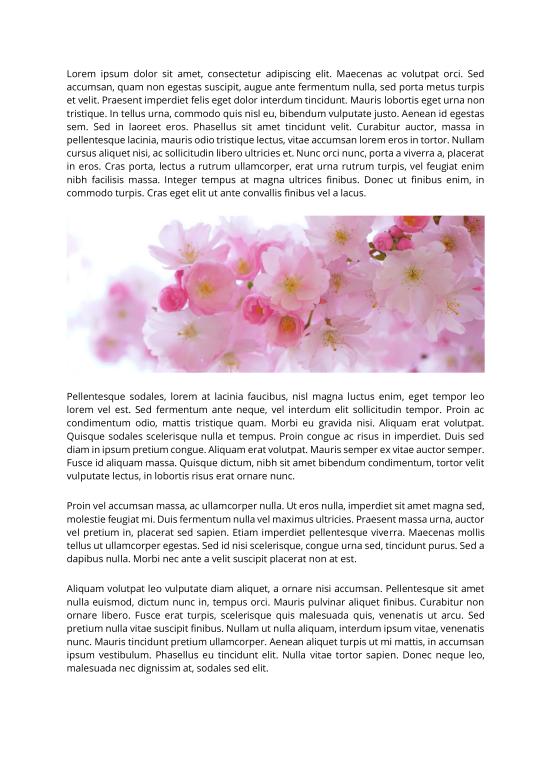
#> input picture 005.png, 1654 x 2339 px (shown at 1/3 size)
$ python taskb.py
#> lines starting #> are read from the running program, lines starting #| are printed output that depends on the picture; after the words box and inside, x2 and y2 are one past the last pixel; in counts of white or black regions, pixels touching at a corner belong together
# -*- coding: utf-8 -*-
"""
Created on Sat Dec 16 17:11:55 2023

@author: Jen
"""
#Task b: Paragraphs Extraction
import cv2
import numpy as np
import matplotlib.pyplot as plt

# Load the image
img = cv2.imread('005.png')
#> img is the input picture: shape (2339, 1654, 3); mean B, G, R 234.9, 231.7, 238.1

#Remove the graphics
#since the graphics are coloured, can filter them out before convert to grayscale
# Define HSV range for colors to be removed
lower_bound = np.array([1, 1, 1])
upper_bound = np.array([254, 254, 254])

# Convert BGR image to HSV
hsv = cv2.cvtColor(img, cv2.COLOR_BGR2HSV)
#> hsv: shape (2339, 1654, 3); mean H, S, V 22.6, 8.5, 238.3

# Create a mask to filter out colors
color_mask = cv2.inRange(hsv, lower_bound, upper_bound)
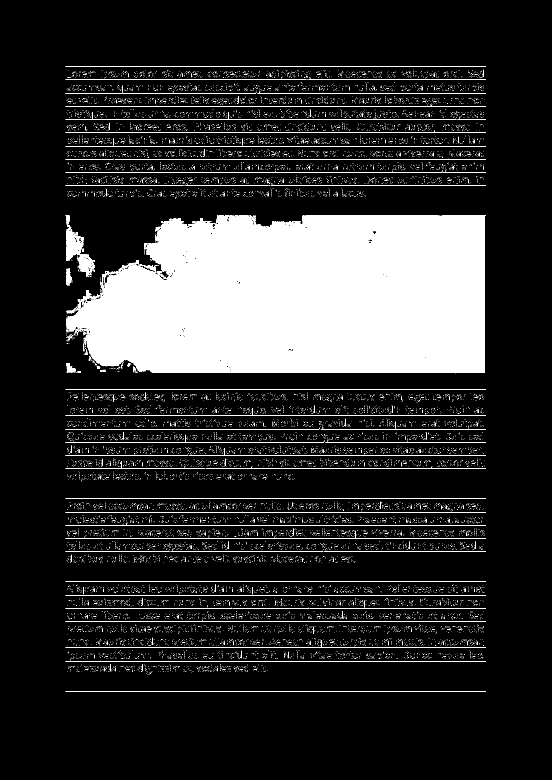
#> color_mask: shape (2339, 1654) (shown at 1/3 size); 15% white; 20953 white regions (20831 under 20 px), largest, box (x1, y1, x2, y2) and area: (199, 647, 1458, 1120) 507671, (198, 683, 251, 782) 2558, (233, 762, 284, 831) 1516

# Apply the mask to remove colored areas
img_no_color = cv2.bitwise_and(img, img, mask=~color_mask)

# Convert to grayscale
gray = cv2.cvtColor(img_no_color, cv2.COLOR_BGR2GRAY)

# Apply adaptive thresholding
thresh = cv2.adaptiveThreshold(gray, 255, cv2.ADAPTIVE_THRESH_GAUSSIAN_C,
                               cv2.THRESH_BINARY_INV, 41, 8)
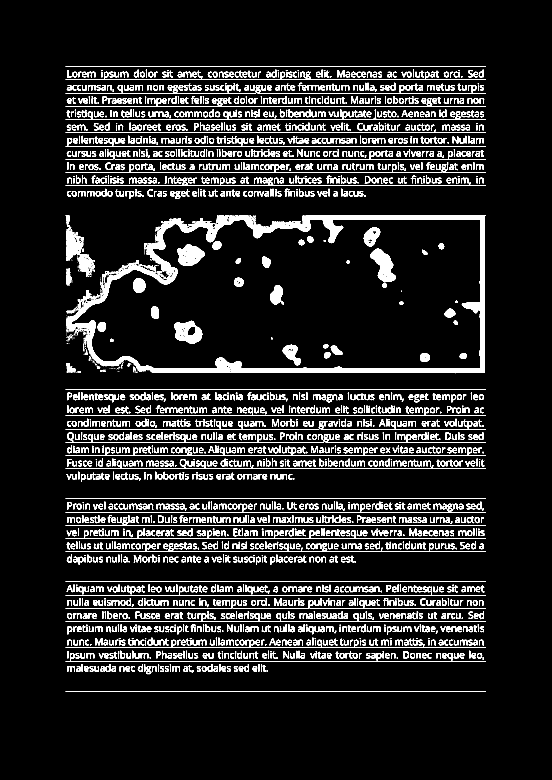
#> thresh: shape (2339, 1654) (shown at 1/3 size); 9% white; 3318 white regions (1161 under 20 px)

# Get contours (used for detecting tables)
contours, hierarchy = cv2.findContours(thresh, cv2.RETR_EXTERNAL,
                                       cv2.CHAIN_APPROX_NONE)
#> contours = 3220 contours, 1168 with area under 20; largest, box (x1, y1, x2, y2) and area: (199, 647, 1458, 1120) 512794, (198, 683, 251, 782) 2754, (233, 762, 284, 831) 1862, (196, 1591, 1458, 1616) 1214, (196, 1919, 1458, 1944) 818

# Create a mask for filling the table boxes
table_mask = np.zeros_like(gray)

# Fill only the table boxes in the mask
cv2.drawContours(table_mask, contours, -1, (255), thickness=cv2.FILLED)
#> table_mask: shape (2339, 1654); 21.2% white; 3220 white regions (1092 under 20 px), largest, box (x1, y1, x2, y2) and area: (199, 647, 1458, 1120) 515625, (198, 683, 251, 782) 3017, (196, 1591, 1458, 1616) 2666

# Create a copy of the original image to fill only the table boxes
img_with_tables_filled = img.copy()

# Fill only the table boxes in the original image
img_with_tables_filled[table_mask == 255] = 255

# Convert the filled image to grayscale
gray_filled = cv2.cvtColor(img_with_tables_filled, cv2.COLOR_BGR2GRAY)

# Now we have removed the tables

# Apply adaptive thresholding again
thresh_filled = cv2.adaptiveThreshold(gray_filled, 255,
                                      cv2.ADAPTIVE_THRESH_GAUSSIAN_C,
                                      cv2.THRESH_BINARY_INV, 41, 8)
#> thresh_filled: shape (2339, 1654); 0.65% white in thin lines or dots, all inside (x1, y1, x2, y2) = (200, 210, 1455, 2019)

# Closing morphological operation to close gaps between letters and words
kernel = np.ones((35, 35), np.uint8)
closing = cv2.morphologyEx(thresh_filled, cv2.MORPH_CLOSE, kernel)
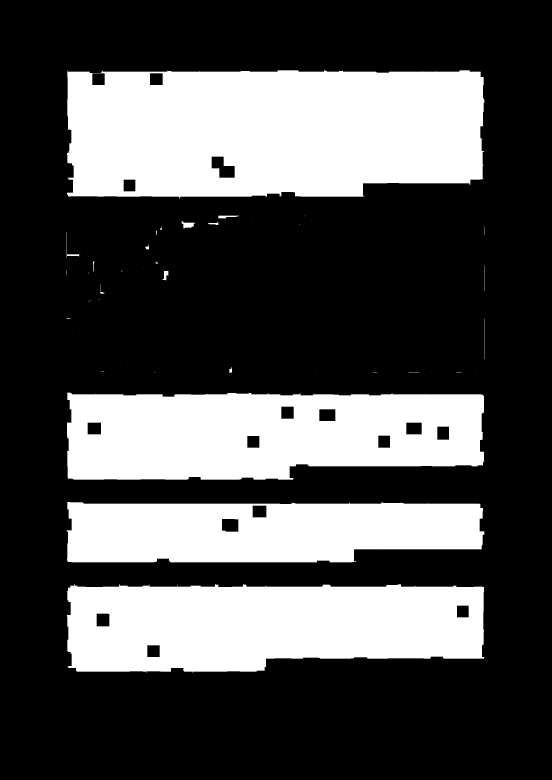
#> closing: shape (2339, 1654) (shown at 1/3 size); 31.4% white; 46 white regions (26 under 20 px)

# Find contours again after closing
contours_after_closing, _ = cv2.findContours(closing, cv2.RETR_EXTERNAL,
                                             cv2.CHAIN_APPROX_NONE)
#> contours_after_closing = 46 contours, 33 with area under 20; largest, box (x1, y1, x2, y2) and area: (201, 210, 1453, 596) 447394, (201, 1178, 1453, 1440) 291554, (200, 1753, 1453, 2019) 289185, (200, 1506, 1454, 1687) 201459, (545, 664, 585, 686) 446

# Filter contours after closing
filtered_contours_after_closing = [
    contour for contour in contours_after_closing
    if cv2.contourArea(contour) > 500
]
#> filtered_contours_after_closing = 4 contours; box (x1, y1, x2, y2) and area: (201, 210, 1453, 596) 447394, (201, 1178, 1453, 1440) 291554, (200, 1753, 1453, 2019) 289185, (200, 1506, 1454, 1687) 201459

# Sort contours based on their y-coordinate
sorted_contours = sorted(filtered_contours_after_closing,
                         key=lambda c: cv2.boundingRect(c)[1])
#> sorted_contours has the same summary as filtered_contours_after_closing

# Draw rectangles around paragraphs on the copied image
img_with_rectangles = img.copy()
for contour in sorted_contours:
    rect = cv2.minAreaRect(contour)
    box = cv2.boxPoints(rect)
    box = np.intp(box)
    cv2.drawContours(img_with_rectangles, [box], 0, (255, 0, 255), 3)
#> this loop made 4 passes
#> (rect, box) on passes 1 to 4: (((826.5, 402.5), (385, 1251), -90), [[1452, 595], [201, 595], [201, 210], [1452, 210]]), (((826.5, 1308.5), (261, 1251), -90), [[1452, 1439], [201, 1439], [201, 1178], [1452, 1178]]), (((826.5, 1596), (180, 1253), -90), [[1453, 1686], [200, 1686], [200, 1506], [1453, 1506]]), (((826, 1885.5), (265, 1252), -90), [[1452, 2018], [200, 2018], [200, 1753], [1452, 1753]])
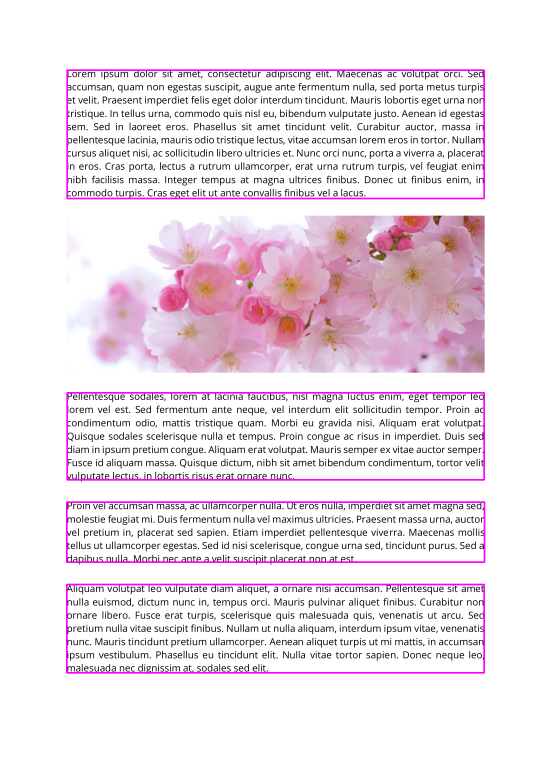
#> img_with_rectangles: shape (2339, 1654, 3) (shown at 1/3 size); 1.57% of pixels changed, all inside (x1, y1, x2, y2) = (198, 208, 1456, 2021)

# Path to a separate folder to save extracted paragraphs (change if needed)
path = "extractions"

# Save each paragraph as a separate image
for i, contour in enumerate(sorted_contours):
    x, y, w, h = cv2.boundingRect(contour)
    paragraph = img[y:y + h, x:x + w]
    cv2.imwrite(f'{path}\\paragraph_{i+1}.png', paragraph)
#> this loop made 4 passes
#> (x, y, w, h) on passes 1 to 4: (201, 210, 1252, 386), (201, 1178, 1252, 262), (200, 1506, 1254, 181), (200, 1753, 1253, 266)
#> pass 1, `paragraph = img[y:y + h, x:x + w]`:
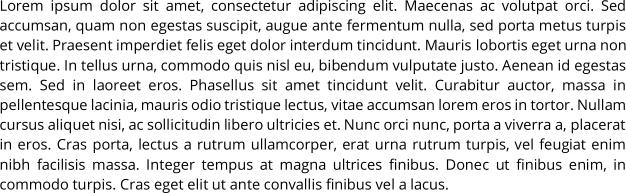
#> paragraph: shape (386, 1252, 3) (shown at 1/2 size); mean B, G, R 223.2, 223.1, 223.2
#> pass 2, `paragraph = img[y:y + h, x:x + w]`:
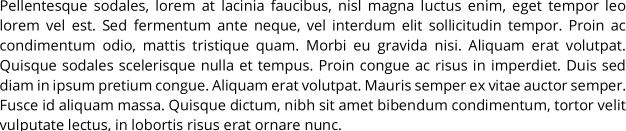
#> paragraph: shape (262, 1252, 3) (shown at 1/2 size); mean B, G, R 223.2, 223.2, 223.2
#> pass 3, `paragraph = img[y:y + h, x:x + w]`:
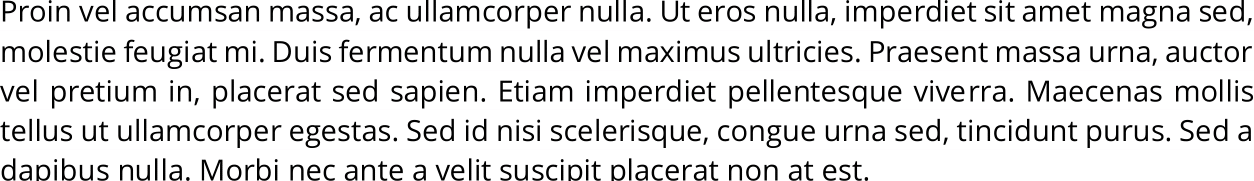
#> paragraph: shape (181, 1254, 3); mean B, G, R 221.2, 221.2, 221.2

# To visualize the results
plt.imshow(cv2.cvtColor(img, cv2.COLOR_BGR2RGB))
plt.title('Original image')
plt.show()

plt.imshow(thresh, cmap='gray')
plt.title('Thresholded image')
plt.show()

plt.imshow(closing, cmap='gray')
plt.title('After Closing')
plt.show()

plt.imshow(cv2.cvtColor(img_with_rectangles, cv2.COLOR_BGR2RGB))
plt.title('Detected Paragraphs')
plt.show()

$ run again, with 001.png copied over 005.png
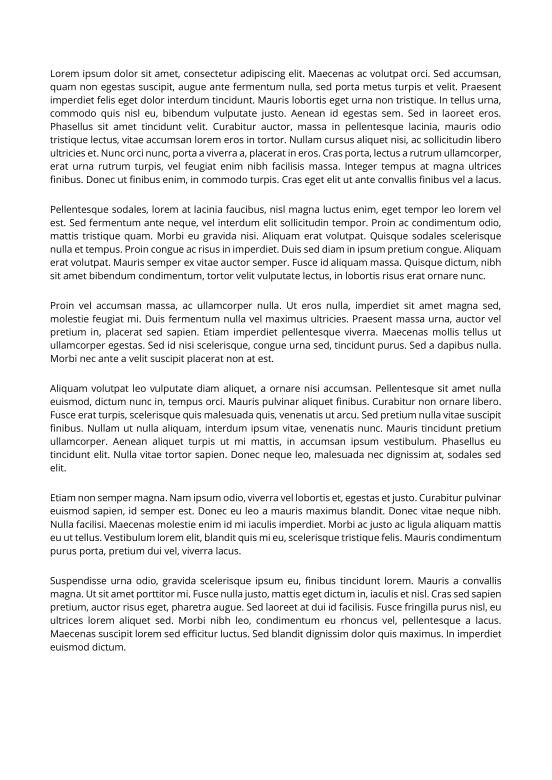
#> input picture 001.png, 1654 x 2339 px (shown at 1/3 size)
#> img is the input picture: shape (2339, 1654, 3); min 0, max 255, mean 239.1
#> hsv: shape (2339, 1654, 3); mean H, S, V 0, 0, 239.1
#> color_mask: shape (2339, 1654); every value is 0
#> `thresh = cv2.adaptiveThreshold(gray, 255, cv2.ADAPTIVE_THRESH_GAUSSIAN..`:
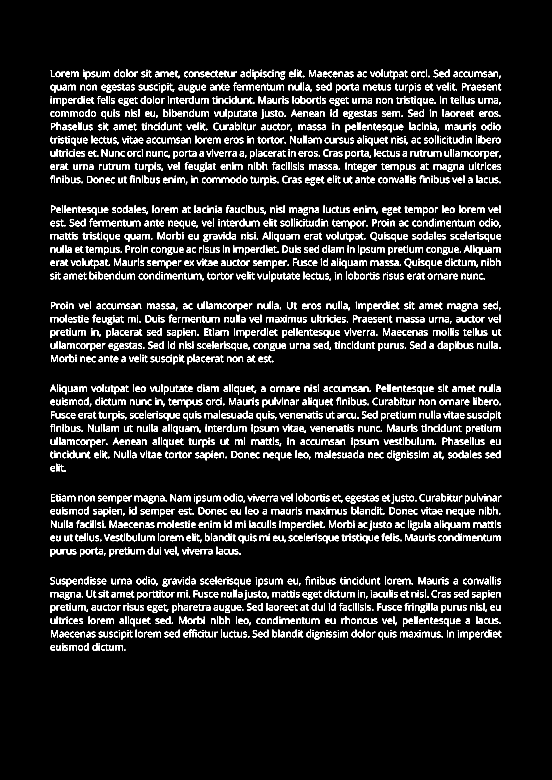
#> thresh: shape (2339, 1654) (shown at 1/3 size); 7.7% white; 3270 white regions (369 under 20 px)
#> contours = 3270 contours, 426 with area under 20; largest, box (x1, y1, x2, y2) and area: (1214, 776, 1234, 803) 347, (1112, 696, 1131, 723) 336, (1168, 1522, 1185, 1543) 291, (596, 1522, 613, 1543) 291, (437, 946, 454, 967) 291
#> table_mask: shape (2339, 1654); 9% white; 3270 white regions (369 under 20 px), largest, box (x1, y1, x2, y2) and area: (1214, 776, 1234, 803) 383, (1112, 696, 1131, 723) 371, (437, 946, 454, 967) 323
#> img_with_tables_filled: shape (2339, 1654, 3); 7.94% of pixels changed, all inside (x1, y1, x2, y2) = (150, 208, 1504, 1952)
#> thresh_filled: shape (2339, 1654); 0.93% white in thin lines or dots, all inside (x1, y1, x2, y2) = (150, 208, 1504, 1952)
#> closing: shape (2339, 1654); 42.5% white; 8 white regions (2 under 20 px)
#> contours_after_closing = 8 contours, 2 with area under 20; largest, box (x1, y1, x2, y2) and area: (150, 208, 1504, 557) 445630, (150, 1154, 1503, 1415) 288622, (151, 616, 1503, 842) 284710, (151, 1730, 1504, 1952) 239760, (152, 904, 1504, 1094) 205890, (151, 1482, 1503, 1671) 202802
#> filtered_contours_after_closing = 6 contours; box (x1, y1, x2, y2) and area: (150, 208, 1504, 557) 445630, (150, 1154, 1503, 1415) 288622, (151, 616, 1503, 842) 284710, (151, 1730, 1504, 1952) 239760, (152, 904, 1504, 1094) 205890, (151, 1482, 1503, 1671) 202802
#> sorted_contours has the same summary as filtered_contours_after_closing
#> the loop `for contour in sorted_contours:` made 6 passes
#> (rect, box) on passes 1 to 4: (((826.5, 382), (348, 1353), -90), [[1503, 556], [150, 556], [150, 208], [1503, 208]]), (((826.4, 728.2), (1351.2, 224.9), -0.108), [[151, 841], [150, 617], [1501, 614], [1502, 839]]), (((827.4, 997.9), (1351.2, 188.9), -0.14), [[152, 1094], [151, 905], [1502, 901], [1503, 1090]]), (((826, 1283.8), (1352.2, 259), -0.059), [[150, 1414], [149, 1155], [1501, 1153], [1502, 1412]])
#> the loop `for i, contour in enumerate(sorted_contours):` made 6 passes
#> (x, y, w, h) on passes 1 to 6: (150, 208, 1354, 349), (151, 616, 1352, 226), (152, 904, 1352, 190), (150, 1154, 1353, 261), (151, 1482, 1352, 189), (151, 1730, 1353, 222)
#> pass 3, `paragraph = img[y:y + h, x:x + w]`:
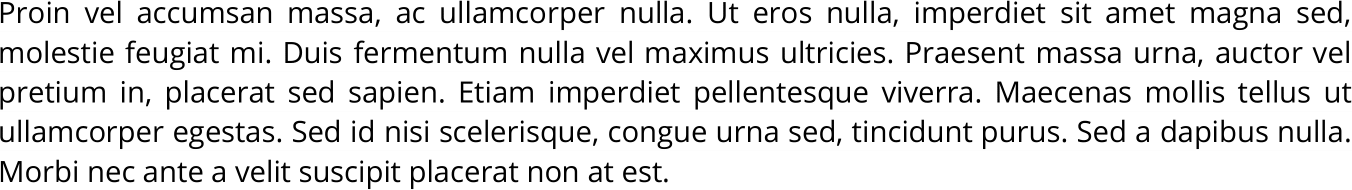
#> paragraph: shape (190, 1352, 3); min 0, max 255, mean 224.7

$ run again, with 002.png copied over 005.png
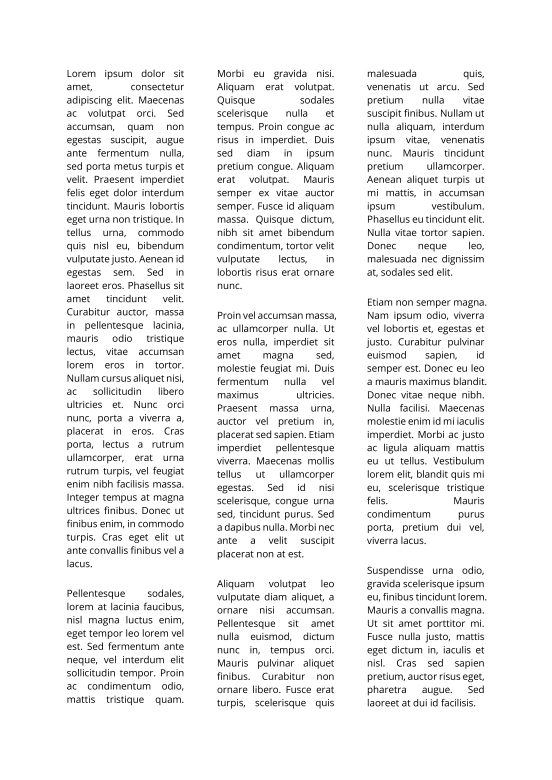
#> input picture 002.png, 1654 x 2339 px (shown at 1/3 size)
#> img is the input picture: shape (2339, 1654, 3); min 0, max 255, mean 240.2
#> hsv: shape (2339, 1654, 3); mean H, S, V 0, 0, 240.2
#> color_mask: shape (2339, 1654); every value is 0
#> `thresh = cv2.adaptiveThreshold(gray, 255, cv2.ADAPTIVE_THRESH_GAUSSIAN..`:
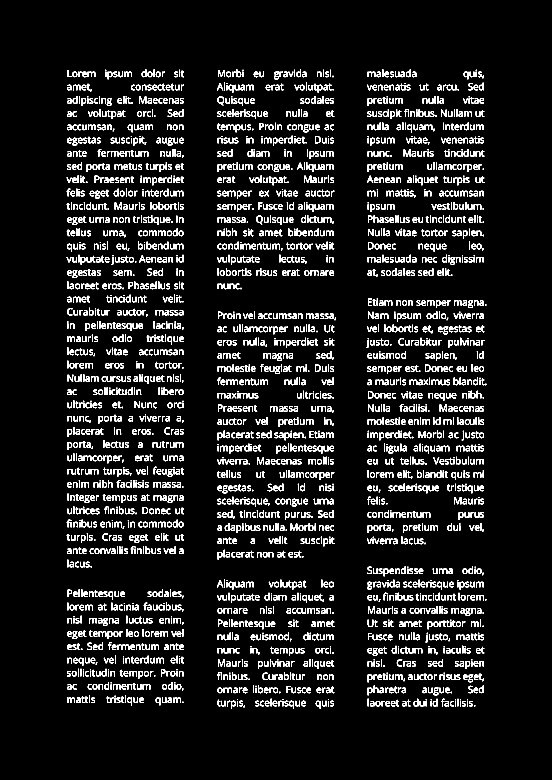
#> thresh: shape (2339, 1654) (shown at 1/3 size); 7.2% white; 3039 white regions (343 under 20 px)
#> contours = 3039 contours, 397 with area under 20; largest, box (x1, y1, x2, y2) and area: (653, 289, 672, 316) 336, (769, 646, 788, 673) 336, (945, 408, 962, 430) 301, (1104, 726, 1121, 748) 292, (427, 1521, 444, 1542) 291
#> table_mask: shape (2339, 1654); 8.4% white; 3039 white regions (343 under 20 px), largest, box (x1, y1, x2, y2) and area: (653, 289, 672, 316) 372, (769, 646, 788, 673) 371, (945, 408, 962, 430) 334
#> img_with_tables_filled: shape (2339, 1654, 3); 7.39% of pixels changed, all inside (x1, y1, x2, y2) = (200, 208, 1459, 2126)
#> thresh_filled: shape (2339, 1654); 0.93% white in thin lines or dots, all inside (x1, y1, x2, y2) = (200, 208, 1460, 2122)
#> closing: shape (2339, 1654); 37.2% white; 11 white regions (3 under 20 px)
#> contours_after_closing = 11 contours, 3 with area under 20; largest, box (x1, y1, x2, y2) and area: (200, 208, 552, 1702) 484205, (651, 935, 1009, 1673) 246504, (1099, 895, 1460, 1633) 222990, (651, 208, 1003, 868) 194254, (1101, 208, 1453, 828) 193283, (1101, 1701, 1460, 2120) 140015, (652, 1741, 1003, 2122) 122724, (201, 1769, 552, 2109) 104832
#> filtered_contours_after_closing = 8 contours; box (x1, y1, x2, y2) and area: (200, 208, 552, 1702) 484205, (651, 935, 1009, 1673) 246504, (1099, 895, 1460, 1633) 222990, (651, 208, 1003, 868) 194254, (1101, 208, 1453, 828) 193283, (1101, 1701, 1460, 2120) 140015, (652, 1741, 1003, 2122) 122724, (201, 1769, 552, 2109) 104832
#> sorted_contours has the same summary as filtered_contours_after_closing
#> the loop `for contour in sorted_contours:` made 8 passes
#> (rect, box) on passes 1 to 4: (((1276.5, 517.5), (619, 351), -90), [[1451, 826], [1100, 826], [1100, 208], [1451, 208]]), (((826.5, 537.5), (659, 351), -90), [[1002, 867], [651, 867], [651, 208], [1002, 208]]), (((375.5, 954.5), (1493, 351), -90), [[550, 1700], [200, 1700], [200, 208], [550, 208]]), (((1279, 1263.5), (737, 360), -90), [[1459, 1632], [1099, 1632], [1099, 895], [1459, 895]])
#> the loop `for i, contour in enumerate(sorted_contours):` made 8 passes
#> (x, y, w, h) on passes 1 to 8: (1101, 208, 352, 620), (651, 208, 352, 660), (200, 208, 352, 1494), (1099, 895, 361, 738), (651, 935, 358, 738), (1101, 1701, 359, 419), (652, 1741, 351, 381), (201, 1769, 351, 340)
#> pass 3, `paragraph = img[y:y + h, x:x + w]`:
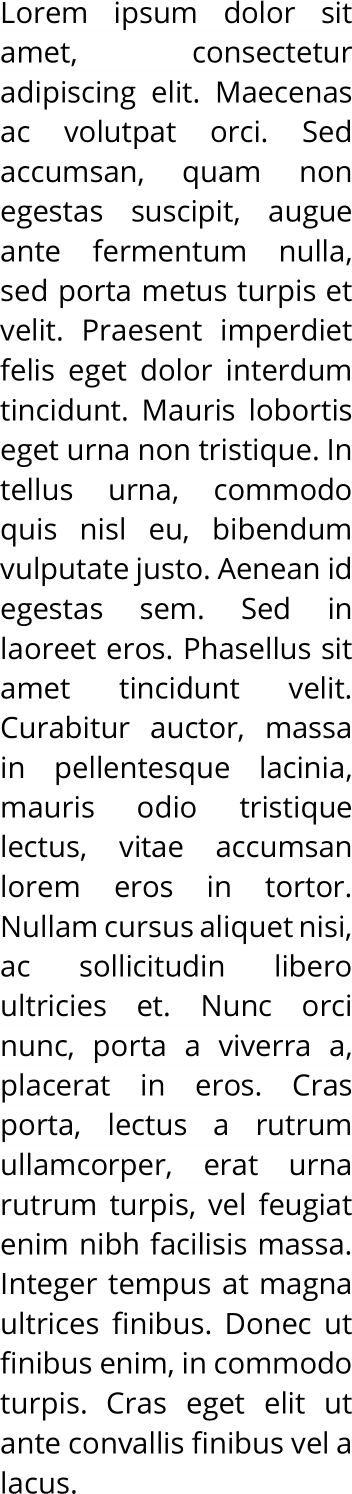
#> paragraph: shape (1494, 352, 3); min 0, max 255, mean 225.4
